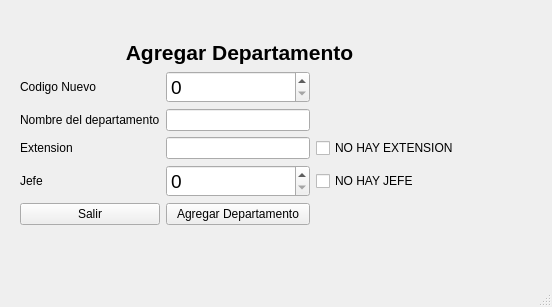
<?xml version="1.0" encoding="UTF-8"?>
<ui version="4.0">
 <class>MainWindow</class>
 <widget class="QMainWindow" name="MainWindow">
  <property name="geometry">
   <rect>
    <x>0</x>
    <y>0</y>
    <width>552</width>
    <height>307</height>
   </rect>
  </property>
  <property name="windowTitle">
   <string>MainWindow</string>
  </property>
  <widget class="QWidget" name="centralwidget">
   <widget class="QWidget" name="layoutWidget">
    <property name="geometry">
     <rect>
      <x>20</x>
      <y>40</y>
      <width>439</width>
      <height>185</height>
     </rect>
    </property>
    <layout class="QGridLayout" name="gridLayout">
     <item row="6" column="0">
      <widget class="QPushButton" name="PBSalir">
       <property name="text">
        <string>Salir</string>
       </property>
      </widget>
     </item>
     <item row="4" column="1">
      <widget class="QLineEdit" name="ExtensionDepartamento">
       <property name="maxLength">
        <number>11</number>
       </property>
      </widget>
     </item>
     <item row="3" column="0">
      <widget class="QLabel" name="label_2">
       <property name="styleSheet">
        <string notr="true">font: 75 12pt &quot;MS Shell Dlg 2&quot;;</string>
       </property>
       <property name="text">
        <string>Nombre del departamento</string>
       </property>
      </widget>
     </item>
     <item row="5" column="0">
      <widget class="QLabel" name="label_4">
       <property name="styleSheet">
        <string notr="true">font: 75 12pt &quot;MS Shell Dlg 2&quot;;</string>
       </property>
       <property name="text">
        <string>Jefe</string>
       </property>
      </widget>
     </item>
     <item row="0" column="0" colspan="3">
      <widget class="QLabel" name="LTitulo">
       <property name="minimumSize">
        <size>
         <width>100</width>
         <height>0</height>
        </size>
       </property>
       <property name="font">
        <font>
         <pointsize>16</pointsize>
         <weight>75</weight>
         <bold>true</bold>
        </font>
       </property>
       <property name="text">
        <string>Agregar Departamento</string>
       </property>
       <property name="alignment">
        <set>Qt::AlignCenter</set>
       </property>
      </widget>
     </item>
     <item row="1" column="0">
      <widget class="QLabel" name="label">
       <property name="styleSheet">
        <string notr="true">font: 75 12pt &quot;MS Shell Dlg 2&quot;;</string>
       </property>
       <property name="text">
        <string>Codigo Nuevo</string>
       </property>
      </widget>
     </item>
     <item row="4" column="0">
      <widget class="QLabel" name="label_3">
       <property name="styleSheet">
        <string notr="true">font: 75 12pt &quot;MS Shell Dlg 2&quot;;</string>
       </property>
       <property name="text">
        <string>Extension</string>
       </property>
      </widget>
     </item>
     <item row="3" column="1">
      <widget class="QLineEdit" name="NombreDepartamento">
       <property name="maxLength">
        <number>45</number>
       </property>
      </widget>
     </item>
     <item row="1" column="1">
      <widget class="QSpinBox" name="SBCodigoEliminar">
       <property name="font">
        <font>
         <pointsize>14</pointsize>
        </font>
       </property>
       <property name="maximum">
        <number>999999999</number>
       </property>
      </widget>
     </item>
     <item row="6" column="1">
      <widget class="QPushButton" name="PBAgregar">
       <property name="text">
        <string>Agregar Departamento</string>
       </property>
      </widget>
     </item>
     <item row="5" column="1">
      <widget class="QSpinBox" name="SBCodigoJefe">
       <property name="font">
        <font>
         <pointsize>14</pointsize>
        </font>
       </property>
       <property name="maximum">
        <number>999999999</number>
       </property>
      </widget>
     </item>
     <item row="4" column="2">
      <widget class="QCheckBox" name="CBNEX">
       <property name="text">
        <string>NO HAY EXTENSION</string>
       </property>
      </widget>
     </item>
     <item row="5" column="2">
      <widget class="QCheckBox" name="CBNJef">
       <property name="text">
        <string>NO HAY JEFE</string>
       </property>
      </widget>
     </item>
    </layout>
   </widget>
  </widget>
  <widget class="QStatusBar" name="statusbar"/>
 </widget>
 <resources/>
 <connections/>
</ui>
